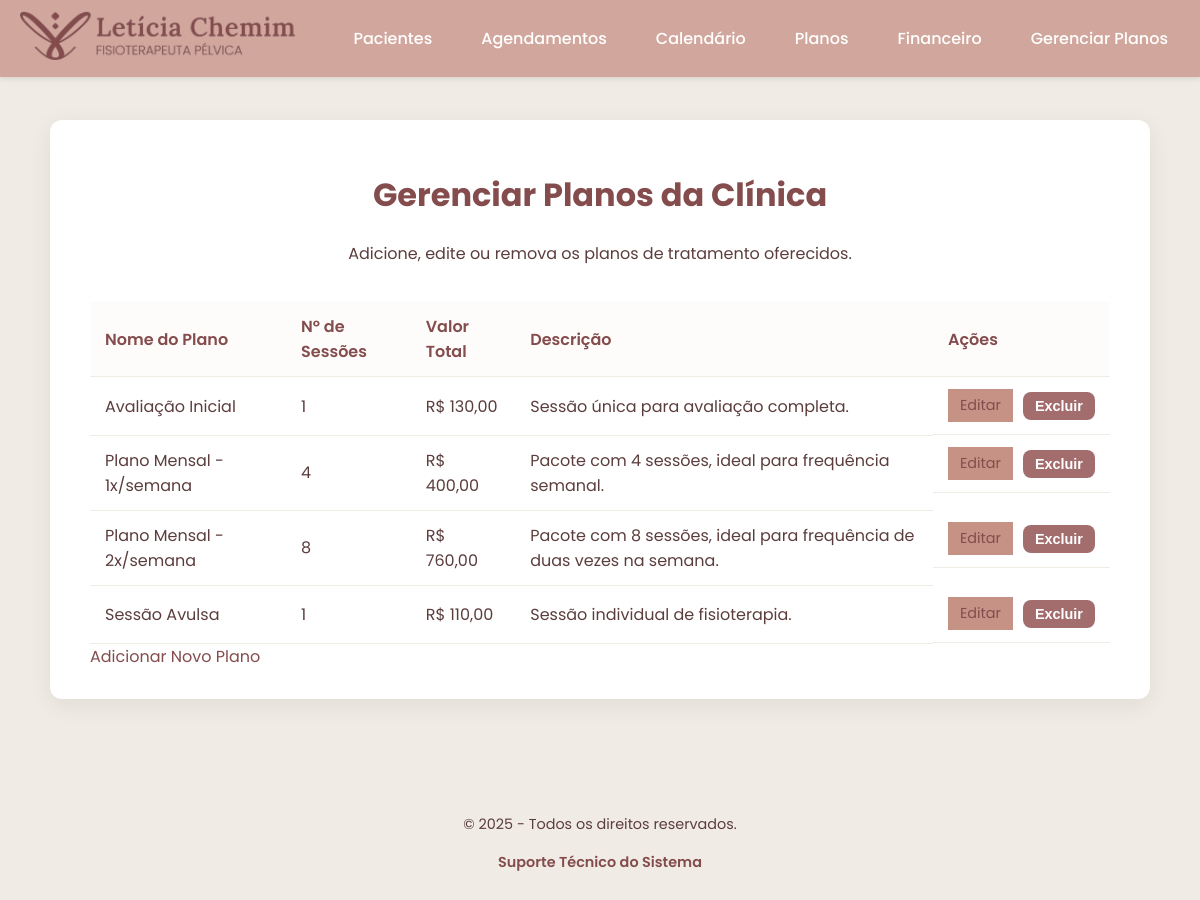
Screenshot of /gerenciar-planos with the database file from the repository.
### tables this page shows
CREATE TABLE planos (
        id INTEGER PRIMARY KEY AUTOINCREMENT,
        nome TEXT NOT NULL,
        numero_sessoes INTEGER NOT NULL,
        valor_total REAL NOT NULL,
        descricao TEXT
    );

### app.py (the view)
@app.route('/gerenciar-planos')
def gerenciar_planos():
    db = get_db()
    planos = db.execute('SELECT * FROM planos ORDER BY nome').fetchall()
    return render_template('gerenciar_planos.html', planos=planos)

### app.py (called while the page is built)
@app.context_processor
def inject_year():
    return {'current_year': datetime.now().year}

def get_db():
    db = getattr(g, '_database', None)
    if db is None:
        db = g._database = sqlite3.connect(DATABASE)
        db.row_factory = sqlite3.Row
    return db

@app.teardown_appcontext
def close_connection(exception):
    db = getattr(g, '_database', None)
    if db is not None:
        db.close()

@app.template_filter('brl')
def format_currency(value):
    if value is None:
        value = 0.0
    return f"R$ {value:,.2f}".replace(",", "X").replace(".", ",").replace("X", ".")

### templates/gerenciar_planos.html (shortened to what this page needs)
{% extends "base.html" %}
{% block content %}
<div class="container-large">
    <h1>Gerenciar Planos da Clínica</h1>
    <p>Adicione, edite ou remova os planos de tratamento oferecidos.</p>
    <div class="table-wrapper">
        <table>
            <thead>
                <tr>
                    <th>Nome do Plano</th>
                    <th>Nº de Sessões</th>
                    <th>Valor Total</th>
                    <th>Descrição</th>
                    <th>Ações</th>
                </tr>
            </thead>
            <tbody>
                {% for plano in planos %}
                <tr>
                    <td>{{ plano.nome }}</td>
                    <td>{{ plano.numero_sessoes }}</td>
                    <td>{{ plano.valor_total|brl }}</td>
                    <td>{{ plano.descricao or 'N/A' }}</td>
                    <td class="actions">
                        <a href="{{ url_for('editar_plano', id=plano.id) }}" class="btn-action btn-edit">Editar</a>
                        <form action="{{ url_for('deletar_plano', id=plano.id) }}" method="post" onsubmit="return confirm('Tem certeza que deseja excluir este plano?');" style="display: inline;">
                            <button type="submit" class="btn-action btn-delete">Excluir</button>
                        </form>
                    </td>
                </tr>
                {% else %}
                <tr>
                    <td colspan="5" style="text-align: center;">Nenhum plano cadastrado ainda.</td>
                </tr>
                {% endfor %}
            </tbody>
        </table>
    </div>
    <div class="actions-footer">
        <a href="{{ url_for('adicionar_plano') }}" class="btn-voltar">Adicionar Novo Plano</a>
    </div>
</div>
{% endblock %}

### static/css/style.css (style rules this page uses)
body { font-family: 'Poppins', sans-serif; background-color: #F0ECE5; color: #5c3d3d; margin: 0; display: flex; flex-direction: column; min-height: 100vh; }
h1, h2, h3 { color: #844C4C; text-align: center; }
p { text-align: center; color: #5c3d3d; line-height: 1.6; }
a { color: #844C4C; text-decoration: none; }
.container, .container-large { background-color: #ffffff; padding: 30px 40px; border-radius: 12px; box-shadow: 0 6px 25px rgba(0, 0, 0, 0.07); width: 100%; box-sizing: border-box; margin: 0 auto; }
.container-large { max-width: 1100px; }
button, .btn-action-dash { background-color: #844C4C; border: none; border-radius: 8px; color: white; font-size: 1rem; font-weight: 600; cursor: pointer; padding: 12px 20px; transition: background-color 0.3s, transform 0.2s; }
.btn-action { padding: 6px 12px; font-size: 0.9rem; }
.btn-edit { background-color: #c59285; }
.btn-delete { background-color: #a36d6d; }
.table-wrapper { overflow-x: auto; width: 100%; }
table { width: 100%; border-collapse: collapse; margin-top: 20px; }
th, td { padding: 12px 15px; text-align: left; border-bottom: 1px solid #F0ECE5; }
thead th { background-color: #fdfcfb; font-weight: 600; color: #844C4C; }
td.actions { display: flex; justify-content: flex-start; align-items: center; gap: 10px; }

### rows the page displays
planos: nome "Avaliação Inicial", numero_sessoes "1", valor_total|brl "R$ 130,00", descricao "Sessão única para avaliação completa."
planos: nome "Plano Mensal - 1x/semana", numero_sessoes "4", valor_total|brl "R$ 400,00", descricao "Pacote com 4 sessões, ideal para frequência semanal."
planos: nome "Plano Mensal - 2x/semana", numero_sessoes "8", valor_total|brl "R$ 760,00", descricao "Pacote com 8 sessões, ideal para frequência de duas vezes na semana."
planos: nome "Sessão Avulsa", numero_sessoes "1", valor_total|brl "R$ 110,00", descricao "Sessão individual de fisioterapia."
